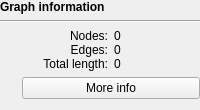
         <widget class="QWidget" name="graphDetailsWidget" native="true">
          <property name="enabled">
           <bool>true</bool>
          </property>
          <layout class="QGridLayout" name="gridLayout_6">
           <property name="leftMargin">
            <number>0</number>
           </property>
           <property name="topMargin">
            <number>0</number>
           </property>
           <property name="rightMargin">
            <number>0</number>
           </property>
           <item row="2" column="1">
            <widget class="QWidget" name="widget_14" native="true">
             <layout class="QGridLayout" name="gridLayout_4">
              <property name="leftMargin">
               <number>0</number>
              </property>
              <property name="topMargin">
               <number>0</number>
              </property>
              <property name="rightMargin">
               <number>0</number>
              </property>
              <property name="bottomMargin">
               <number>0</number>
              </property>
              <property name="verticalSpacing">
               <number>0</number>
              </property>
              <item row="1" column="0">
               <widget class="QLabel" name="label_6">
                <property name="text">
                 <string>Edges:</string>
                </property>
                <property name="alignment">
                 <set>Qt::AlignRight|Qt::AlignTrailing|Qt::AlignVCenter</set>
                </property>
               </widget>
              </item>
              <item row="1" column="1">
               <widget class="QLabel" name="edgeCountLabel">
                <property name="text">
                 <string>0</string>
                </property>
               </widget>
              </item>
              <item row="2" column="0">
               <widget class="QLabel" name="label_8">
                <property name="text">
                 <string>Total length:</string>
                </property>
                <property name="alignment">
                 <set>Qt::AlignRight|Qt::AlignTrailing|Qt::AlignVCenter</set>
                </property>
               </widget>
              </item>
              <item row="2" column="1">
               <widget class="QLabel" name="totalLengthLabel">
                <property name="text">
                 <string>0</string>
                </property>
               </widget>
              </item>
              <item row="0" column="1">
               <widget class="QLabel" name="nodeCountLabel">
                <property name="text">
                 <string>0</string>
                </property>
               </widget>
              </item>
              <item row="0" column="0">
               <widget class="QLabel" name="label_2">
                <property name="text">
                 <string>Nodes:</string>
                </property>
                <property name="alignment">
                 <set>Qt::AlignRight|Qt::AlignTrailing|Qt::AlignVCenter</set>
                </property>
               </widget>
              </item>
             </layout>
            </widget>
           </item>
           <item row="1" column="0" colspan="2">
            <widget class="Line" name="line_2">
             <property name="orientation">
              <enum>Qt::Horizontal</enum>
             </property>
            </widget>
           </item>
           <item row="2" column="0">
            <widget class="InfoTextWidget" name="graphInformationInfoText" native="true">
             <property name="sizePolicy">
              <sizepolicy hsizetype="Fixed" vsizetype="Fixed">
               <horstretch>0</horstretch>
               <verstretch>0</verstretch>
              </sizepolicy>
             </property>
             <property name="minimumSize">
              <size>
               <width>16</width>
               <height>16</height>
              </size>
             </property>
            </widget>
           </item>
           <item row="0" column="0" colspan="2">
            <widget class="QLabel" name="label_7">
             <property name="font">
              <font>
               <weight>75</weight>
               <bold>true</bold>
              </font>
             </property>
             <property name="text">
              <string>Graph information</string>
             </property>
            </widget>
           </item>
           <item row="4" column="1">
            <widget class="QPushButton" name="moreInfoButton">
             <property name="focusPolicy">
              <enum>Qt::StrongFocus</enum>
             </property>
             <property name="text">
              <string>More info</string>
             </property>
            </widget>
           </item>
          </layout>
         </widget>
